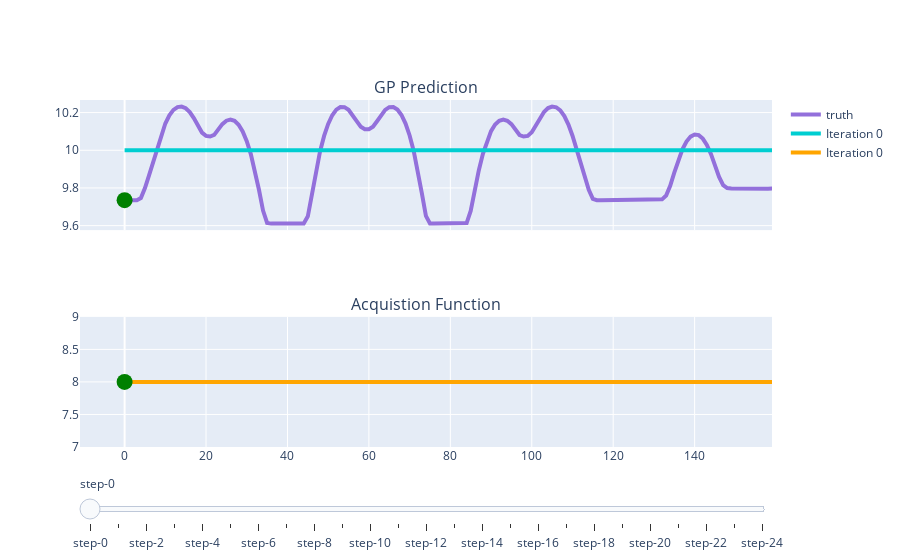

Here is the notebook cell this chart was saved with:
### Code cell
truth = np.array([objective_function(i) for i in range(len(atoms_data))])  # Calculate the true values for the atoms
X_plot = np.arange(len(atoms_data))  # X values for plotting

plot_bayes_opt_plotly(result, X_plot=X_plot, truth=truth)  # Call the function to plot the Bayesian optimization results
